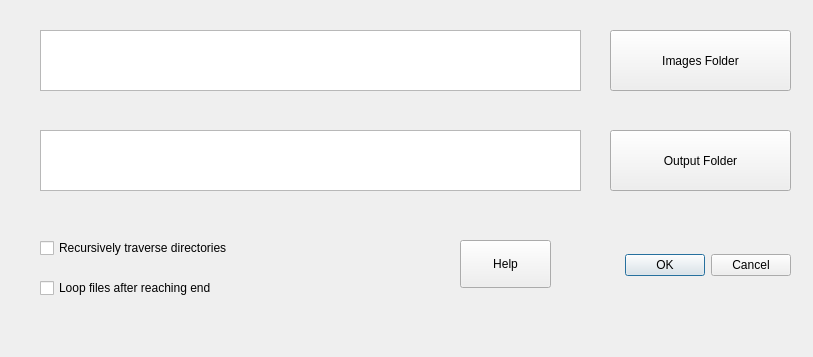
<?xml version="1.0" encoding="UTF-8"?>
<ui version="4.0">
 <class>InputPrompt</class>
 <widget class="QDialog" name="InputPrompt">
  <property name="geometry">
   <rect>
    <x>0</x>
    <y>0</y>
    <width>813</width>
    <height>357</height>
   </rect>
  </property>
  <property name="windowTitle">
   <string>Dialog</string>
  </property>
  <widget class="QDialogButtonBox" name="buttonBox">
   <property name="geometry">
    <rect>
     <x>570</x>
     <y>220</y>
     <width>221</width>
     <height>91</height>
    </rect>
   </property>
   <property name="orientation">
    <enum>Qt::Horizontal</enum>
   </property>
   <property name="standardButtons">
    <set>QDialogButtonBox::Cancel|QDialogButtonBox::Ok</set>
   </property>
  </widget>
  <widget class="QCheckBox" name="loopButton">
   <property name="geometry">
    <rect>
     <x>40</x>
     <y>270</y>
     <width>351</width>
     <height>36</height>
    </rect>
   </property>
   <property name="toolTip">
    <string>&lt;html&gt;&lt;head/&gt;&lt;body&gt;&lt;p&gt;When you reach the final file, pressing right will bring you to the first.&lt;/p&gt;&lt;/body&gt;&lt;/html&gt;</string>
   </property>
   <property name="text">
    <string>Loop files after reaching end</string>
   </property>
  </widget>
  <widget class="QCheckBox" name="recurseButton">
   <property name="geometry">
    <rect>
     <x>40</x>
     <y>230</y>
     <width>381</width>
     <height>36</height>
    </rect>
   </property>
   <property name="toolTip">
    <string>&lt;html&gt;&lt;head/&gt;&lt;body&gt;&lt;p&gt;Instead of looking just into the parent directory, take files recursively from underlying directories. Note that this does not handle duplicated filenames if they happen.&lt;/p&gt;&lt;/body&gt;&lt;/html&gt;</string>
   </property>
   <property name="text">
    <string>Recursively traverse directories</string>
   </property>
  </widget>
  <widget class="QPlainTextEdit" name="inputPath">
   <property name="geometry">
    <rect>
     <x>40</x>
     <y>30</y>
     <width>541</width>
     <height>61</height>
    </rect>
   </property>
   <property name="toolTip">
    <string>&lt;html&gt;&lt;head/&gt;&lt;body&gt;&lt;p&gt;Path to the folder containing images that you want to filter.&lt;/p&gt;&lt;/body&gt;&lt;/html&gt;</string>
   </property>
  </widget>
  <widget class="QPlainTextEdit" name="outputPath">
   <property name="geometry">
    <rect>
     <x>40</x>
     <y>130</y>
     <width>541</width>
     <height>61</height>
    </rect>
   </property>
   <property name="toolTip">
    <string>&lt;html&gt;&lt;head/&gt;&lt;body&gt;&lt;p&gt;Path to the directory in which you save the images that you selected.&lt;/p&gt;&lt;/body&gt;&lt;/html&gt;</string>
   </property>
  </widget>
  <widget class="QPushButton" name="imagesSelect">
   <property name="geometry">
    <rect>
     <x>610</x>
     <y>30</y>
     <width>181</width>
     <height>61</height>
    </rect>
   </property>
   <property name="toolTip">
    <string>&lt;html&gt;&lt;head/&gt;&lt;body&gt;&lt;p&gt;Opens a file browser.&lt;/p&gt;&lt;/body&gt;&lt;/html&gt;</string>
   </property>
   <property name="text">
    <string>Images Folder</string>
   </property>
  </widget>
  <widget class="QPushButton" name="outputFolder">
   <property name="geometry">
    <rect>
     <x>610</x>
     <y>130</y>
     <width>181</width>
     <height>61</height>
    </rect>
   </property>
   <property name="toolTip">
    <string>&lt;html&gt;&lt;head/&gt;&lt;body&gt;&lt;p&gt;Opens a file browser.&lt;/p&gt;&lt;/body&gt;&lt;/html&gt;</string>
   </property>
   <property name="text">
    <string>Output Folder</string>
   </property>
  </widget>
  <widget class="QPushButton" name="pushButton">
   <property name="geometry">
    <rect>
     <x>460</x>
     <y>240</y>
     <width>91</width>
     <height>48</height>
    </rect>
   </property>
   <property name="minimumSize">
    <size>
     <width>91</width>
     <height>0</height>
    </size>
   </property>
   <property name="text">
    <string>Help</string>
   </property>
  </widget>
 </widget>
 <resources/>
 <connections>
  <connection>
   <sender>buttonBox</sender>
   <signal>rejected()</signal>
   <receiver>InputPrompt</receiver>
   <slot>reject()</slot>
   <hints>
    <hint type="sourcelabel">
     <x>316</x>
     <y>260</y>
    </hint>
    <hint type="destinationlabel">
     <x>286</x>
     <y>274</y>
    </hint>
   </hints>
  </connection>
 </connections>
</ui>
